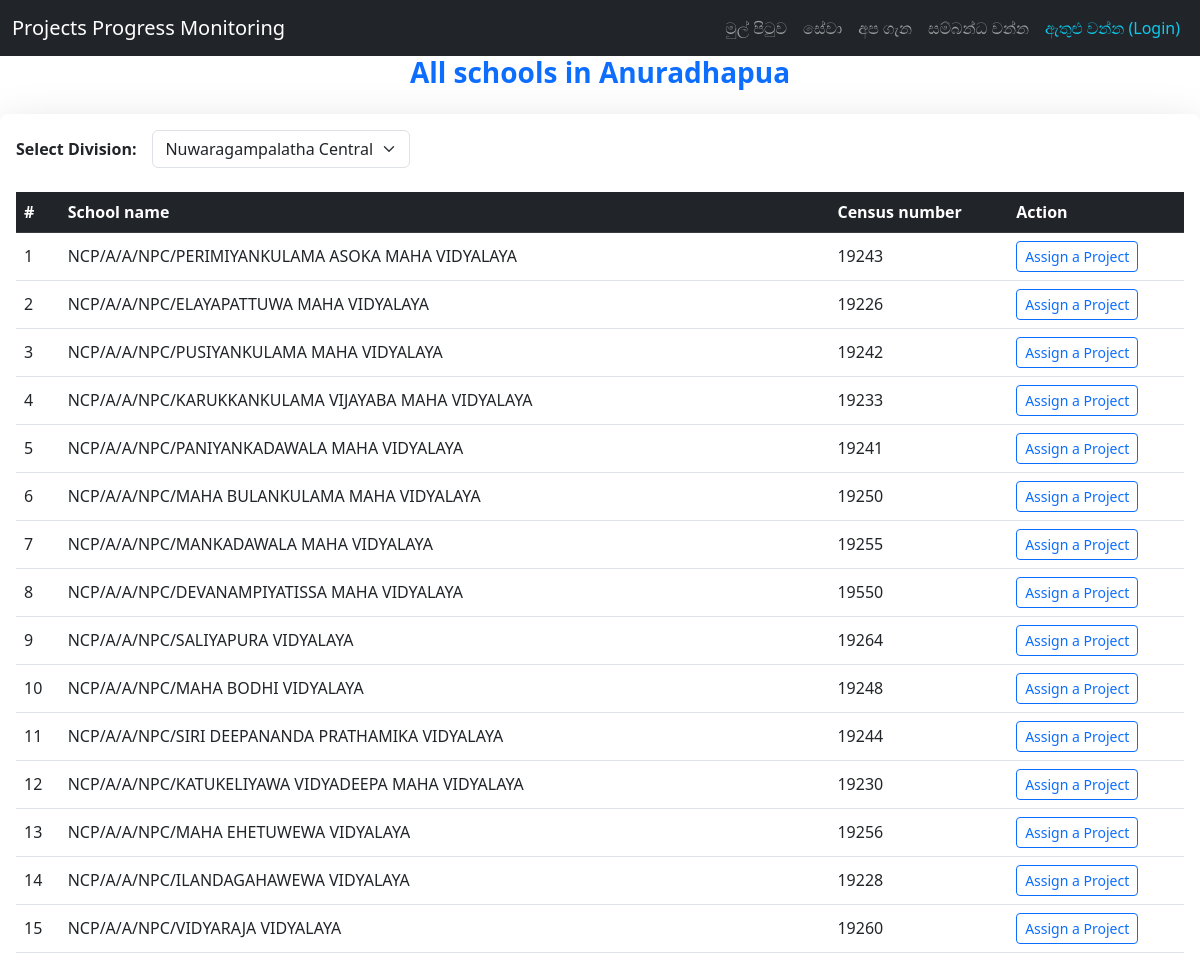
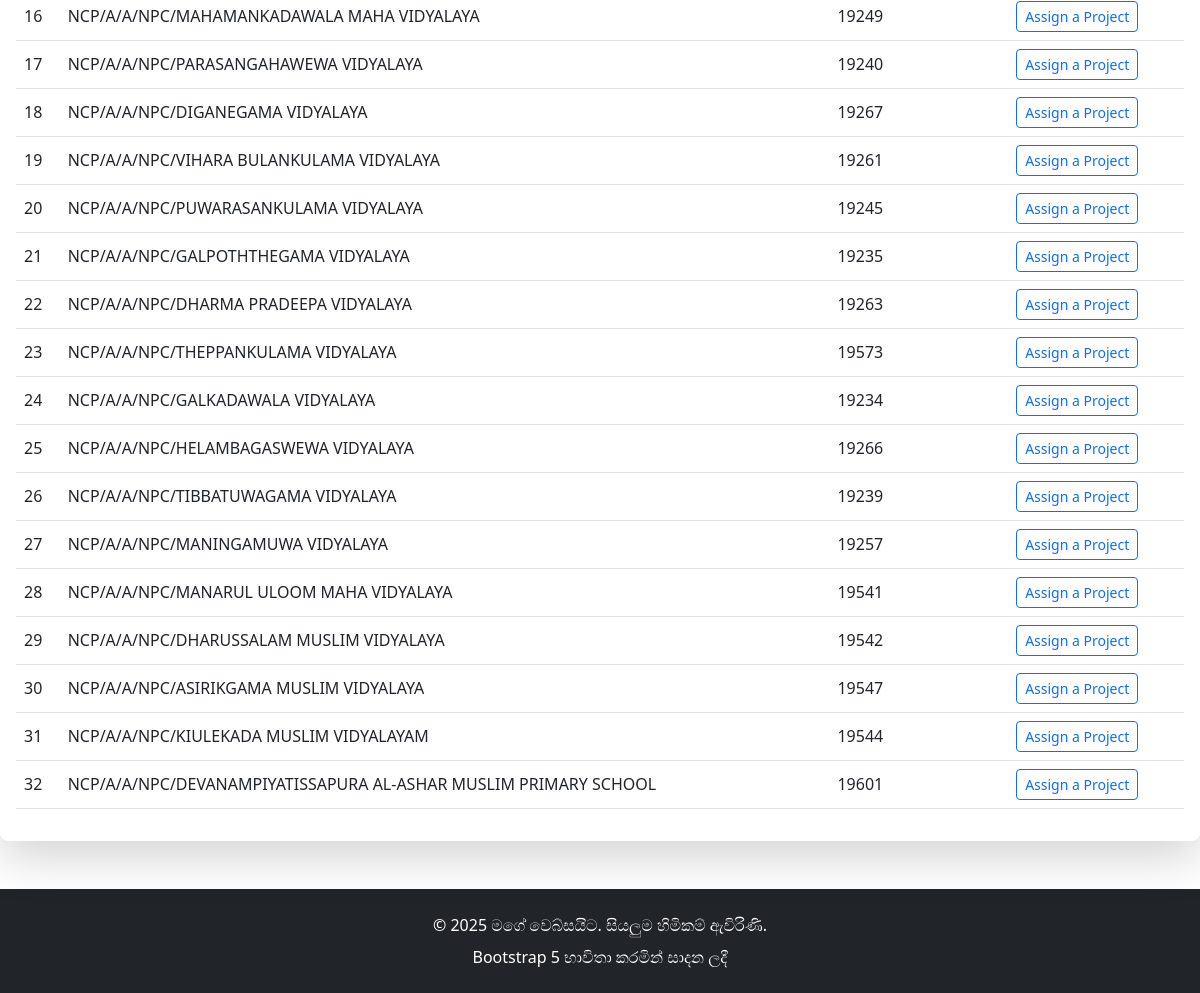
The app's page /division-schools/ with its own data (2 pictures, top to bottom).
### user_app/models.py (models this page shows, shortened)
class School(models.Model):
    name = models.CharField(max_length=200)
    census_number = models.CharField(max_length=50, unique=True)
    division = models.ForeignKey(Division, on_delete=models.CASCADE, related_name='schools')

### user_app/views.py (the view)
# urls.py: path('division-schools/', views.division_schools, name='division_schools'),
def division_schools(request, division_id=None):
    divisions = Division.objects.all()
    if division_id:
        selected_division = Division.objects.get(id=division_id)
    else:
        selected_division = divisions.first()
    schools = School.objects.filter(division=selected_division)
    return render(request, 'division_schools.html', {
        'divisions': divisions,
        'schools': schools,
        'selected_division': selected_division,
    })

### user_app/templates/division_schools.html (shortened to what this page needs)
{% extends 'master.html' %}
{% load static %}
{% block content %}
    <div class="text-center mb-4">
        <h3 class="fw-bold text-primary">All schools in Anuradhapua</h3>
    </div>
    <div class="card shadow-lg border-0 rounded-3">
        <div class="card-body">
            <div class="d-flex align-items-center mb-4">
                <label for="divisionSelect" class="form-label fw-semibold me-3 mb-0">Select Division:</label>
                <select id="divisionSelect" class="form-select w-auto">
                    {% for division in divisions %}
                        <option value="{{ division.id }}">{{ division.name }}</option>
                    {% endfor %}
                </select>
            </div>
            <div class="table-responsive">
                <table class="table table-hover align-middle">
                    <thead class="table-dark">
                        <tr>
                            <th scope="col">#</th>
                            <th scope="col">School name</th>
                            <th scope="col">Census number</th>
                             <th scope="col">Action</th>
                        </tr>
                    </thead>
                    <tbody id="schoolsTable">
                        {% for school in schools %}
                        <tr>
                            <td>{{ forloop.counter }}</td>
                            <td>{{ school.name }}</td>
                            <td>{{ school.census_number }}</td>
                            <td>
                                <a href="#" class="btn btn-sm btn-outline-primary">Assign a Project</a>
                            </td>
                        </tr>
                        {% empty %}
                        <tr><td colspan="3" class="text-center text-muted">පාසල් නොමැත</td></tr>
                        {% endfor %}
                    </tbody>
                </table>
            </div>
        </div>
    </div>
{% endblock %}

### records on screen
School: name "NCP/A/A/NPC/PERIMIYANKULAMA ASOKA MAHA VIDYALAYA", census_number "19243"
School: name "NCP/A/A/NPC/ELAYAPATTUWA MAHA VIDYALAYA", census_number "19226"
School: name "NCP/A/A/NPC/PUSIYANKULAMA MAHA VIDYALAYA", census_number "19242"
School: name "NCP/A/A/NPC/KARUKKANKULAMA VIJAYABA MAHA VIDYALAYA", census_number "19233"
School: name "NCP/A/A/NPC/PANIYANKADAWALA MAHA VIDYALAYA", census_number "19241"
School: name "NCP/A/A/NPC/MAHA BULANKULAMA MAHA VIDYALAYA", census_number "19250"
School: name "NCP/A/A/NPC/MANKADAWALA MAHA VIDYALAYA", census_number "19255"
School: name "NCP/A/A/NPC/DEVANAMPIYATISSA MAHA VIDYALAYA", census_number "19550"
School: name "NCP/A/A/NPC/SALIYAPURA VIDYALAYA", census_number "19264"
School: name "NCP/A/A/NPC/MAHA BODHI VIDYALAYA", census_number "19248"
School: name "NCP/A/A/NPC/SIRI DEEPANANDA PRATHAMIKA VIDYALAYA", census_number "19244"
School: name "NCP/A/A/NPC/KATUKELIYAWA VIDYADEEPA MAHA VIDYALAYA", census_number "19230"
School: name "NCP/A/A/NPC/MAHA EHETUWEWA VIDYALAYA", census_number "19256"
School: name "NCP/A/A/NPC/ILANDAGAHAWEWA VIDYALAYA", census_number "19228"
School: name "NCP/A/A/NPC/VIDYARAJA VIDYALAYA", census_number "19260"
School: name "NCP/A/A/NPC/MAHAMANKADAWALA MAHA VIDYALAYA", census_number "19249"
School: name "NCP/A/A/NPC/PARASANGAHAWEWA VIDYALAYA", census_number "19240"
School: name "NCP/A/A/NPC/DIGANEGAMA VIDYALAYA", census_number "19267"
School: name "NCP/A/A/NPC/VIHARA BULANKULAMA VIDYALAYA", census_number "19261"
School: name "NCP/A/A/NPC/PUWARASANKULAMA VIDYALAYA", census_number "19245"
School: name "NCP/A/A/NPC/GALPOTHTHEGAMA VIDYALAYA", census_number "19235"
School: name "NCP/A/A/NPC/DHARMA PRADEEPA VIDYALAYA", census_number "19263"
School: name "NCP/A/A/NPC/THEPPANKULAMA VIDYALAYA", census_number "19573"
School: name "NCP/A/A/NPC/GALKADAWALA VIDYALAYA", census_number "19234"
School: name "NCP/A/A/NPC/HELAMBAGASWEWA VIDYALAYA", census_number "19266"
School: name "NCP/A/A/NPC/TIBBATUWAGAMA VIDYALAYA", census_number "19239"
School: name "NCP/A/A/NPC/MANINGAMUWA VIDYALAYA", census_number "19257"
School: name "NCP/A/A/NPC/MANARUL ULOOM MAHA VIDYALAYA", census_number "19541"
School: name "NCP/A/A/NPC/DHARUSSALAM MUSLIM VIDYALAYA", census_number "19542"
School: name "NCP/A/A/NPC/ASIRIKGAMA MUSLIM VIDYALAYA", census_number "19547"
School: name "NCP/A/A/NPC/KIULEKADA MUSLIM VIDYALAYAM", census_number "19544"
School: name "NCP/A/A/NPC/DEVANAMPIYATISSAPURA AL-ASHAR MUSLIM PRIMARY SCHOOL", census_number "19601"

### other values on screen
form field value "Nuwaragampalatha Central"
